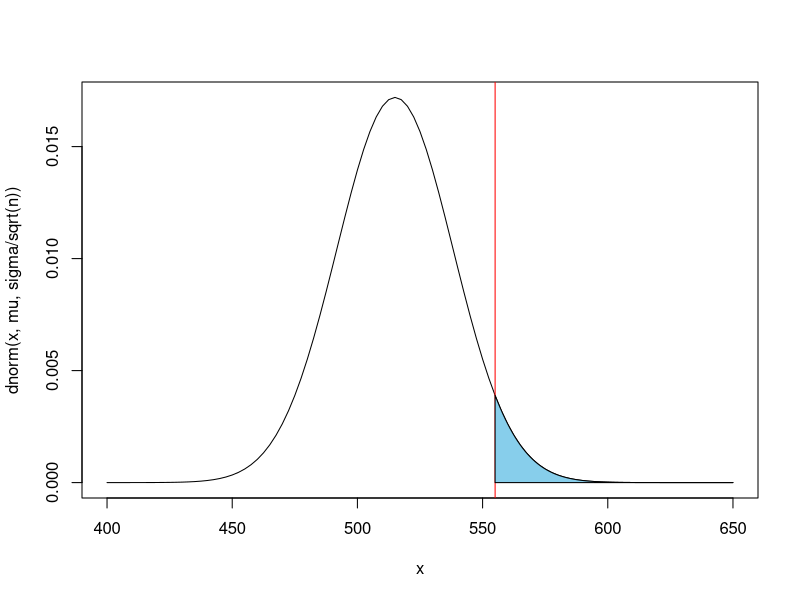
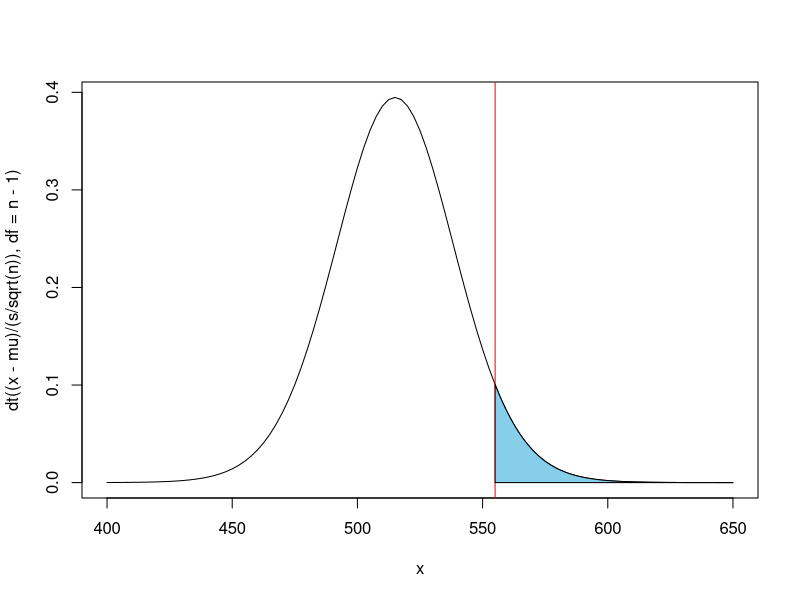
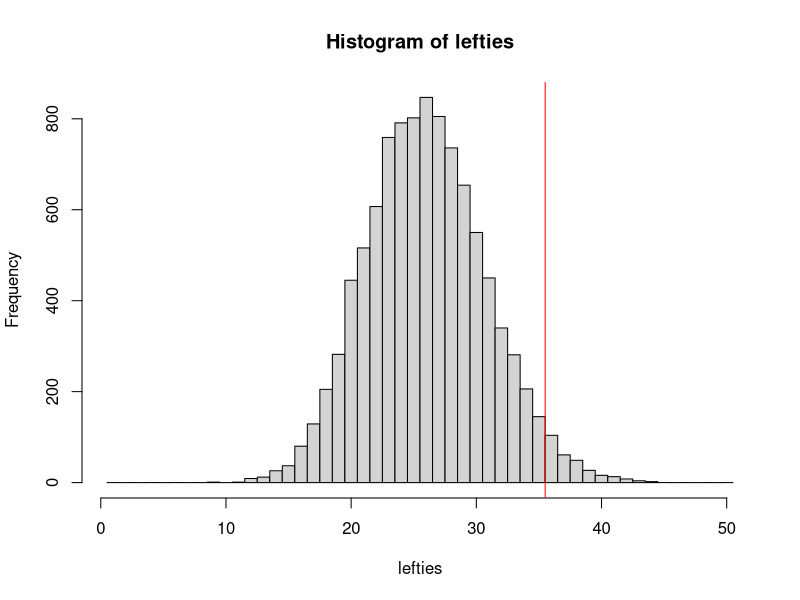

R code for these plots, in order:
#Math E-156 Script 12A--OneSampleMeansTest

#Topic 1 -- hypothesis test for a mean

#Example 8.1 in the textbook -- SAT scores
#Null hypothesis - we have a sample from a population with N(mu, sigma)
#Alternative: our sample is from a population with a different mean

#Assume a normal distribution with the national mean and standard deviation
mu <- 515; sigma <- 116   

#For our sample, we know only the mean and the sample SD
xbar <- 555; s <- 120; n = 25        #data for our sample
#First approach, assuming sigma is correct for our sample
#Create a z statistic whose distribution is N(0,1)
#In the days of printed statistical tables, this was a good idea.
z = (xbar-mu)/(sigma/sqrt(n)); z 

#Calculate the probability of a sample mean as extreme as what we observed
PValue <- pnorm(z, lower.tail = FALSE); PValue

#With R, there is no longer need for explicit normalization
PValue <- pnorm(xbar, mean = mu, sd = sigma/sqrt(n), lower.tail = FALSE); PValue

#We can illustrate our conclusion with a graph of the normal density
#Here is a heavy-handed way to shade some of the area
xpoints <- c(xbar,seq(xbar,650,1),650) #define polygon to shade
ypoints <- c(0,dnorm(seq(xbar,650,1), mu, sigma/sqrt(n)),0) 
curve(dnorm(x, mu, sigma/sqrt(n)), from = 400, to = 650)
abline(v = xbar, col = "red")
polygon(xpoints,ypoints,col="skyblue")

#Alternatively, we can assume that we do not know sigma
#If we want to use our sample standard deviation, we have a t statistic
#Standardize the data, using s instead of the national sigma
t = (xbar-mu)/(s/sqrt(n)); t 
PValue <- pt(t, df = n-1, lower.tail = FALSE); PValue

#We can illustrate this approach with a graph of the t density
xpoints <- c(xbar,seq(xbar,650,1),650) #define polygon to shade
ypoints <- c(0, dt((seq(xbar,650,1)- mu)/ (s/sqrt(n)), df = n-1),0) 
curve(dt((x-mu)/(s/sqrt(n)), df = n-1), from = 400, to = 650)
abline(v = xbar, col = "red")
polygon(xpoints,ypoints,col="skyblue")

#Topic 2 -- hypothesis test for a proportion, using a binomial distribution
#Example 8.3 from the textbook
#Population model: 13% of the population are lefties
#Sample data: 36 of 200 scientists (18%) are left-handed
#Test the probability of such an extreme result under the null hypothesis

#This is most easily done using the distribution function
pbinom(35, 200, 0.13, lower.tail = FALSE)  #evaluates P(x > 35)

#Alternative: use the mass function, as on page 214
pvalue <-sum(dbinom(36:200, 200, 0.13)); pvalue 

#For this example we could also use a bootstrap approach
#Simulate the population with 200 rows
data <- c(rep("L", 26), rep ("R", 174)); data
counter <- 0; N <- 10000;  lefties <- numeric(N)

#Check our sampling methodology before doing the loop
x <-sample( data, 200, replace = TRUE)
sum(x == "L")  #number of lefties in the bootstrap sample

for (i in 1:N) {
  x <- sample(data, 200, replace = TRUE)
  lefties[i] <- sum(x == "L")
  if (lefties[i] >= 36) counter <- counter+1
}
hist(lefties, breaks = seq(0.5, 50.5, by = 1))
abline(v = 35.5, col = "red")
counter/N; pvalue     #should agree closely with the thoeretical value

#Topic 3 -- hypothesis test for a proportion, using a binomial distribution
#The old-fashioned way (see remark on page 214)
#Calculating the binomial distribution function used to be a lot of work.
#We can try approximating by a normal distribution.
p = 0.13; sigma = sqrt(p*(1-p)/200); sigma
z = (35.5/200 - p)/sigma; z    #standardize; 35.5 does a continuity correction
pnorm(z, lower.tail = FALSE)   #quite different from binomial or bootstrap

#This inferior version is what has been automated
prop.test(36, 200, 0.13, alternative = "greater")
#Same number, but why does chi-square get mentioned?
#Answer: z is N(0,1); so z^2 is chi-squared with 1 degree of freedom
pchisq(z^2, df =1, lower.tail = FALSE)/2   #divide by 2 to do a one-sided test

